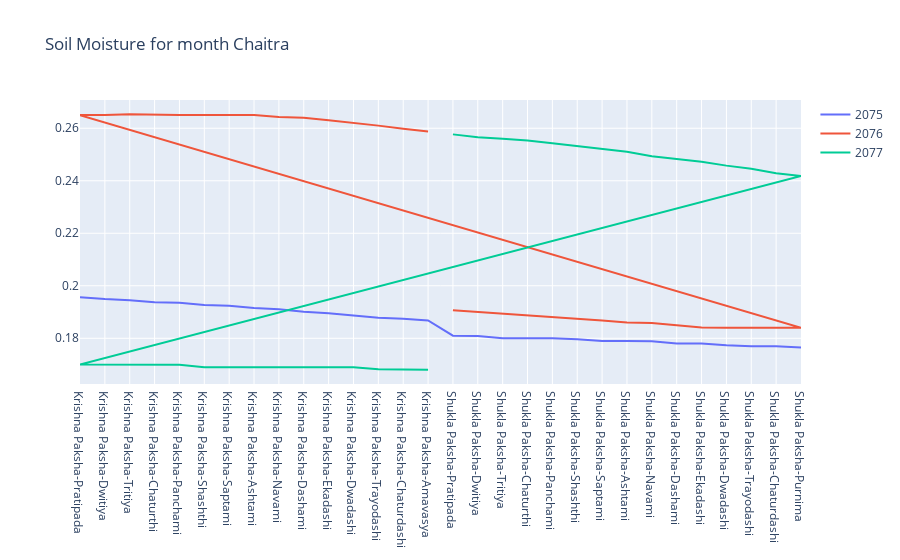
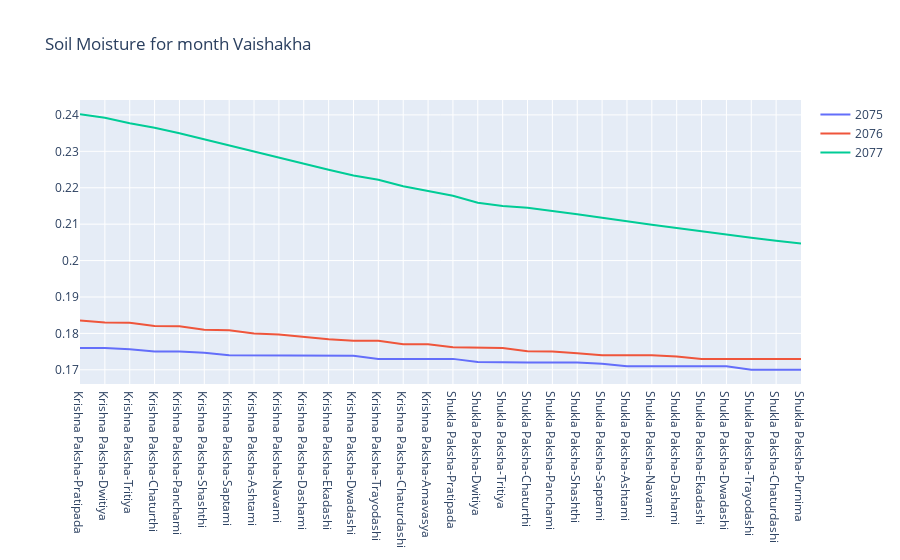
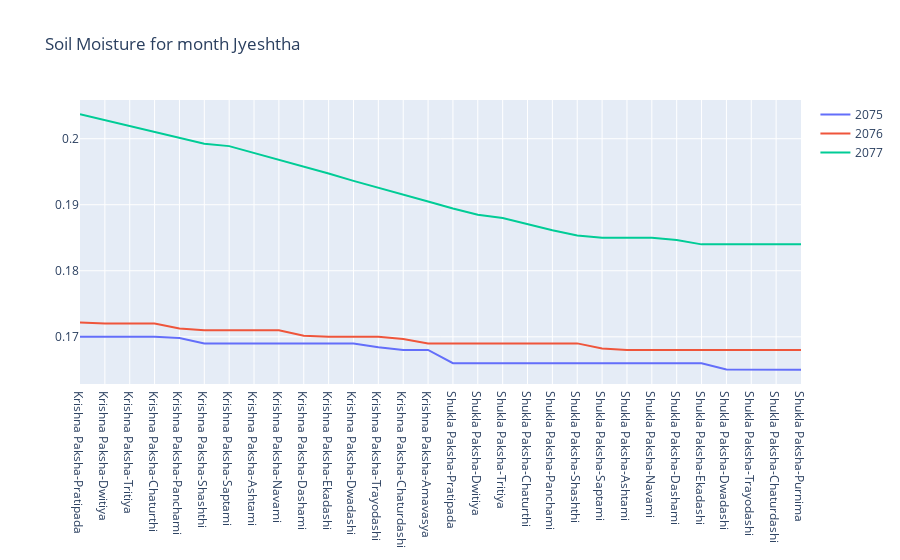
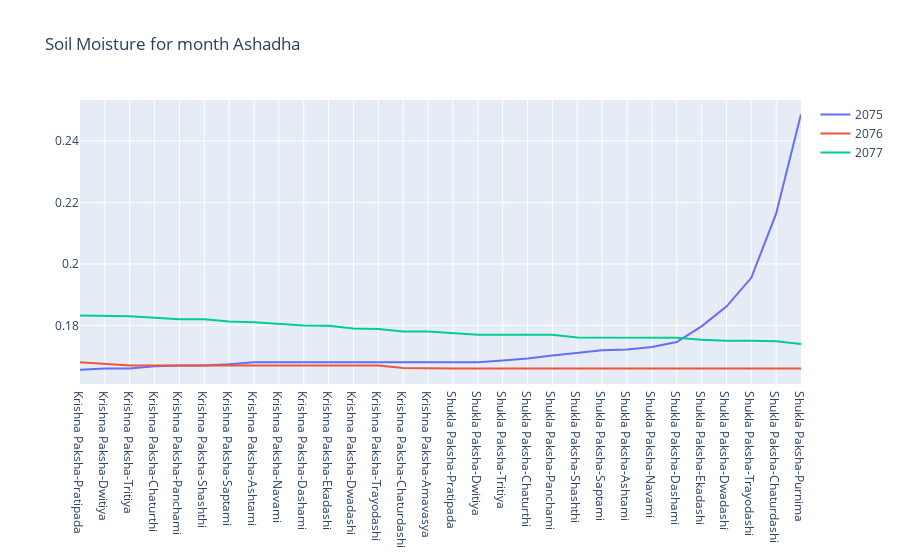

Here is the notebook cell these charts were saved with, in order:
### Code cell
# Yearly Temperature comparison for each month according to Hindu calendar
def get_month_name(month_num):
    hindu_month_names = [
    '', 'Chaitra', 'Vaishakha', 'Jyeshtha', 'Ashadha', 'Shravana', 'Bhadra', 
    'Ashwina', 'Kartika', 'Agrahayana', 'Pausa', 'Magha', 'Phalguna'
    ]   
    return hindu_month_names[month_num]

# years array
years = [2075, 2076, 2077]

# months array
months = range(1, 13)

# loop through each month and create a separate figure
for month in months:
    data = []
    layout = dict(title=f"Soil Moisture for month {get_month_name(month)}")
    std_dev_arr = []
    final_std_dev = []
    
    for year in years:
        # filter data for the given year and month
        filtered = combinedDF[(combinedDF['vikramSamvat'] == year) & (combinedDF['hinduMonthName'] == get_month_name(month))]
        filtered_grouped = filtered.groupby('paksha-tithi', sort=False).agg({'temperature': 'mean','relativeHumidityPercentage': 'mean', 'dewpoint': 'mean','windspeed': 'mean', 'soil_moisture': 'mean', 'hinduMonthName': 'first', 'vikramSamvat': 'first'})

        filtered_grouped = filtered_grouped.reset_index()
        # if(month == 5) :
        #     print(year, get_month_name(month))
        #     print(filtered_grouped)

        std_dev = np.std(filtered_grouped['soil_moisture'])
        # print(f"standard deviation for {month} {year} is {std_dev}")
        std_dev_arr.append(std_dev)

        # create a trace for the year
        trace = go.Scatter(
            x=filtered_grouped['paksha-tithi'],
            y=filtered_grouped['soil_moisture'],
            name=str(year)
        )
        
        data.append(trace)
    
    final_std_dev.append(np.average(std_dev_arr))
    fig = go.Figure(data=data, layout=layout)
    fig.show()

print(f'Average Monthly Standard Deviation in Hindu Calendar is {np.average(final_std_dev)}')

### Figure 1 — Plotly figure (JSON) as saved in the notebook; plotly's stock layout.template omitted (floating-point values rounded to 4 significant figures)
{"data": [{"name": "2075", "type": "scatter", "x": ["Krishna Paksha-Pratipada", "Krishna Paksha-Dwitiya", "Krishna Paksha-Tritiya", "Krishna Paksha-Chaturthi", "Krishna Paksha-Panchami", "Krishna Paksha-Shashthi", "Krishna Paksha-Saptami", "Krishna Paksha-Ashtami", "Krishna Paksha-Navami", "Krishna Paksha-Dashami", "Krishna Paksha-Ekadashi", "Krishna Paksha-Dwadashi", "Krishna Paksha-Trayodashi", "Krishna Paksha-Chaturdashi", "Krishna Paksha-Amavasya", "Shukla Paksha-Pratipada", "Shukla Paksha-Dwitiya", "Shukla Paksha-Tritiya", "Shukla Paksha-Chaturthi", "Shukla Paksha-Panchami", "Shukla Paksha-Shashthi", "Shukla Paksha-Saptami", "Shukla Paksha-Ashtami", "Shukla Paksha-Navami", "Shukla Paksha-Dashami", "Shukla Paksha-Ekadashi", "Shukla Paksha-Dwadashi", "Shukla Paksha-Trayodashi", "Shukla Paksha-Chaturdashi", "Shukla Paksha-Purnima"], "y": [0.1957, 0.195, 0.1945, 0.1938, 0.1935, 0.1926, 0.1924, 0.1916, 0.1911, 0.1901, 0.1896, 0.1886, 0.1878, 0.1874, 0.1868, 0.181, 0.1809, 0.18, 0.18, 0.18, 0.1796, 0.179, 0.179, 0.1789, 0.178, 0.178, 0.1773, 0.177, 0.177, 0.1765]}, {"name": "2076", "type": "scatter", "x": ["Shukla Paksha-Pratipada", "Shukla Paksha-Dwitiya", "Shukla Paksha-Tritiya", "Shukla Paksha-Chaturthi", "Shukla Paksha-Panchami", "Shukla Paksha-Shashthi", "Shukla Paksha-Saptami", "Shukla Paksha-Ashtami", "Shukla Paksha-Navami", "Shukla Paksha-Dashami", "Shukla Paksha-Ekadashi", "Shukla Paksha-Dwadashi", "Shukla Paksha-Trayodashi", "Shukla Paksha-Chaturdashi", "Shukla Paksha-Purnima", "Krishna Paksha-Pratipada", "Krishna Paksha-Dwitiya", "Krishna Paksha-Tritiya", "Krishna Paksha-Chaturthi", "Krishna Paksha-Panchami", "Krishna Paksha-Shashthi", "Krishna Paksha-Saptami", "Krishna Paksha-Ashtami", "Krishna Paksha-Navami", "Krishna Paksha-Dashami", "Krishna Paksha-Ekadashi", "Krishna Paksha-Dwadashi", "Krishna Paksha-Trayodashi", "Krishna Paksha-Chaturdashi", "Krishna Paksha-Amavasya"], "y": [0.1906, 0.19, 0.1895, 0.1888, 0.188, 0.1876, 0.1868, 0.186, 0.1858, 0.185, 0.1841, 0.184, 0.184, 0.184, 0.184, 0.265, 0.265, 0.2654, 0.2651, 0.265, 0.265, 0.265, 0.265, 0.2643, 0.264, 0.263, 0.2621, 0.261, 0.2598, 0.2587]}, {"name": "2077", "type": "scatter", "x": ["Shukla Paksha-Pratipada", "Shukla Paksha-Dwitiya", "Shukla Paksha-Tritiya", "Shukla Paksha-Chaturthi", "Shukla Paksha-Panchami", "Shukla Paksha-Shashthi", "Shukla Paksha-Saptami", "Shukla Paksha-Ashtami", "Shukla Paksha-Navami", "Shukla Paksha-Dashami", "Shukla Paksha-Ekadashi", "Shukla Paksha-Dwadashi", "Shukla Paksha-Trayodashi", "Shukla Paksha-Chaturdashi", "Shukla Paksha-Purnima", "Krishna Paksha-Pratipada", "Krishna Paksha-Dwitiya", "Krishna Paksha-Tritiya", "Krishna Paksha-Chaturthi", "Krishna Paksha-Panchami", "Krishna Paksha-Shashthi", "Krishna Paksha-Saptami", "Krishna Paksha-Ashtami", "Krishna Paksha-Navami", "Krishna Paksha-Dashami", "Krishna Paksha-Ekadashi", "Krishna Paksha-Dwadashi", "Krishna Paksha-Trayodashi", "Krishna Paksha-Chaturdashi", "Krishna Paksha-Amavasya"], "y": [0.2577, 0.2566, 0.256, 0.2553, 0.2543, 0.2532, 0.2521, 0.2511, 0.2493, 0.2483, 0.2473, 0.2458, 0.2445, 0.2429, 0.2418, 0.17, 0.17, 0.17, 0.17, 0.17, 0.169, 0.169, 0.169, 0.169, 0.169, 0.169, 0.169, 0.1682, 0.168, 0.168]}], "layout": {"title": {"text": "Soil Moisture for month Chaitra"}}}

### Figure 2 — Plotly figure (JSON) as saved in the notebook; plotly's stock layout.template omitted (floating-point values rounded to 4 significant figures)
{"data": [{"name": "2075", "type": "scatter", "x": ["Krishna Paksha-Pratipada", "Krishna Paksha-Dwitiya", "Krishna Paksha-Tritiya", "Krishna Paksha-Chaturthi", "Krishna Paksha-Panchami", "Krishna Paksha-Shashthi", "Krishna Paksha-Saptami", "Krishna Paksha-Ashtami", "Krishna Paksha-Navami", "Krishna Paksha-Dashami", "Krishna Paksha-Ekadashi", "Krishna Paksha-Dwadashi", "Krishna Paksha-Trayodashi", "Krishna Paksha-Chaturdashi", "Krishna Paksha-Amavasya", "Shukla Paksha-Pratipada", "Shukla Paksha-Dwitiya", "Shukla Paksha-Tritiya", "Shukla Paksha-Chaturthi", "Shukla Paksha-Panchami", "Shukla Paksha-Shashthi", "Shukla Paksha-Saptami", "Shukla Paksha-Ashtami", "Shukla Paksha-Navami", "Shukla Paksha-Dashami", "Shukla Paksha-Ekadashi", "Shukla Paksha-Dwadashi", "Shukla Paksha-Trayodashi", "Shukla Paksha-Chaturdashi", "Shukla Paksha-Purnima"], "y": [0.176, 0.176, 0.1757, 0.175, 0.175, 0.1747, 0.174, 0.174, 0.174, 0.174, 0.174, 0.1738, 0.173, 0.173, 0.173, 0.173, 0.1721, 0.172, 0.172, 0.172, 0.172, 0.1716, 0.171, 0.171, 0.171, 0.171, 0.171, 0.17, 0.17, 0.17]}, {"name": "2076", "type": "scatter", "x": ["Krishna Paksha-Pratipada", "Krishna Paksha-Dwitiya", "Krishna Paksha-Tritiya", "Krishna Paksha-Chaturthi", "Krishna Paksha-Panchami", "Krishna Paksha-Shashthi", "Krishna Paksha-Saptami", "Krishna Paksha-Ashtami", "Krishna Paksha-Navami", "Krishna Paksha-Dashami", "Krishna Paksha-Ekadashi", "Krishna Paksha-Dwadashi", "Krishna Paksha-Trayodashi", "Krishna Paksha-Chaturdashi", "Krishna Paksha-Amavasya", "Shukla Paksha-Pratipada", "Shukla Paksha-Dwitiya", "Shukla Paksha-Tritiya", "Shukla Paksha-Chaturthi", "Shukla Paksha-Panchami", "Shukla Paksha-Shashthi", "Shukla Paksha-Saptami", "Shukla Paksha-Ashtami", "Shukla Paksha-Navami", "Shukla Paksha-Dashami", "Shukla Paksha-Ekadashi", "Shukla Paksha-Dwadashi", "Shukla Paksha-Trayodashi", "Shukla Paksha-Chaturdashi", "Shukla Paksha-Purnima"], "y": [0.1835, 0.183, 0.1829, 0.182, 0.182, 0.181, 0.1809, 0.18, 0.1797, 0.179, 0.1784, 0.178, 0.178, 0.177, 0.177, 0.1762, 0.176, 0.176, 0.1751, 0.175, 0.1745, 0.174, 0.174, 0.174, 0.1737, 0.173, 0.173, 0.173, 0.173, 0.173]}, {"name": "2077", "type": "scatter", "x": ["Krishna Paksha-Pratipada", "Krishna Paksha-Dwitiya", "Krishna Paksha-Tritiya", "Krishna Paksha-Chaturthi", "Krishna Paksha-Panchami", "Krishna Paksha-Shashthi", "Krishna Paksha-Saptami", "Krishna Paksha-Ashtami", "Krishna Paksha-Navami", "Krishna Paksha-Dashami", "Krishna Paksha-Ekadashi", "Krishna Paksha-Dwadashi", "Krishna Paksha-Trayodashi", "Krishna Paksha-Chaturdashi", "Krishna Paksha-Amavasya", "Shukla Paksha-Pratipada", "Shukla Paksha-Dwitiya", "Shukla Paksha-Tritiya", "Shukla Paksha-Chaturthi", "Shukla Paksha-Panchami", "Shukla Paksha-Shashthi", "Shukla Paksha-Saptami", "Shukla Paksha-Ashtami", "Shukla Paksha-Navami", "Shukla Paksha-Dashami", "Shukla Paksha-Ekadashi", "Shukla Paksha-Dwadashi", "Shukla Paksha-Trayodashi", "Shukla Paksha-Chaturdashi", "Shukla Paksha-Purnima"], "y": [0.2402, 0.2392, 0.2377, 0.2365, 0.235, 0.2333, 0.2316, 0.2301, 0.2282, 0.2265, 0.2249, 0.2234, 0.2222, 0.2204, 0.219, 0.2178, 0.2159, 0.215, 0.2145, 0.2137, 0.2127, 0.2117, 0.2107, 0.2098, 0.209, 0.208, 0.2072, 0.2063, 0.2054, 0.2047]}], "layout": {"title": {"text": "Soil Moisture for month Vaishakha"}}}

### Figure 3 — Plotly figure (JSON) as saved in the notebook; plotly's stock layout.template omitted (floating-point values rounded to 4 significant figures)
{"data": [{"name": "2075", "type": "scatter", "x": ["Krishna Paksha-Pratipada", "Krishna Paksha-Dwitiya", "Krishna Paksha-Tritiya", "Krishna Paksha-Chaturthi", "Krishna Paksha-Panchami", "Krishna Paksha-Shashthi", "Krishna Paksha-Saptami", "Krishna Paksha-Ashtami", "Krishna Paksha-Navami", "Krishna Paksha-Dashami", "Krishna Paksha-Ekadashi", "Krishna Paksha-Dwadashi", "Krishna Paksha-Trayodashi", "Krishna Paksha-Chaturdashi", "Krishna Paksha-Amavasya", "Shukla Paksha-Pratipada", "Shukla Paksha-Dwitiya", "Shukla Paksha-Tritiya", "Shukla Paksha-Chaturthi", "Shukla Paksha-Panchami", "Shukla Paksha-Shashthi", "Shukla Paksha-Saptami", "Shukla Paksha-Ashtami", "Shukla Paksha-Navami", "Shukla Paksha-Dashami", "Shukla Paksha-Ekadashi", "Shukla Paksha-Dwadashi", "Shukla Paksha-Trayodashi", "Shukla Paksha-Chaturdashi", "Shukla Paksha-Purnima"], "y": [0.17, 0.17, 0.17, 0.17, 0.1698, 0.169, 0.169, 0.169, 0.169, 0.169, 0.169, 0.169, 0.1684, 0.168, 0.168, 0.166, 0.166, 0.166, 0.166, 0.166, 0.166, 0.166, 0.166, 0.166, 0.166, 0.166, 0.165, 0.165, 0.165, 0.165]}, {"name": "2076", "type": "scatter", "x": ["Krishna Paksha-Pratipada", "Krishna Paksha-Dwitiya", "Krishna Paksha-Tritiya", "Krishna Paksha-Chaturthi", "Krishna Paksha-Panchami", "Krishna Paksha-Shashthi", "Krishna Paksha-Saptami", "Krishna Paksha-Ashtami", "Krishna Paksha-Navami", "Krishna Paksha-Dashami", "Krishna Paksha-Ekadashi", "Krishna Paksha-Dwadashi", "Krishna Paksha-Trayodashi", "Krishna Paksha-Chaturdashi", "Krishna Paksha-Amavasya", "Shukla Paksha-Pratipada", "Shukla Paksha-Dwitiya", "Shukla Paksha-Tritiya", "Shukla Paksha-Chaturthi", "Shukla Paksha-Panchami", "Shukla Paksha-Shashthi", "Shukla Paksha-Saptami", "Shukla Paksha-Ashtami", "Shukla Paksha-Navami", "Shukla Paksha-Dashami", "Shukla Paksha-Ekadashi", "Shukla Paksha-Dwadashi", "Shukla Paksha-Trayodashi", "Shukla Paksha-Chaturdashi", "Shukla Paksha-Purnima"], "y": [0.1722, 0.172, 0.172, 0.172, 0.1713, 0.171, 0.171, 0.171, 0.171, 0.1702, 0.17, 0.17, 0.17, 0.1697, 0.169, 0.169, 0.169, 0.169, 0.169, 0.169, 0.169, 0.1682, 0.168, 0.168, 0.168, 0.168, 0.168, 0.168, 0.168, 0.168]}, {"name": "2077", "type": "scatter", "x": ["Krishna Paksha-Pratipada", "Krishna Paksha-Dwitiya", "Krishna Paksha-Tritiya", "Krishna Paksha-Chaturthi", "Krishna Paksha-Panchami", "Krishna Paksha-Shashthi", "Krishna Paksha-Saptami", "Krishna Paksha-Ashtami", "Krishna Paksha-Navami", "Krishna Paksha-Dashami", "Krishna Paksha-Ekadashi", "Krishna Paksha-Dwadashi", "Krishna Paksha-Trayodashi", "Krishna Paksha-Chaturdashi", "Krishna Paksha-Amavasya", "Shukla Paksha-Pratipada", "Shukla Paksha-Dwitiya", "Shukla Paksha-Tritiya", "Shukla Paksha-Chaturthi", "Shukla Paksha-Panchami", "Shukla Paksha-Shashthi", "Shukla Paksha-Saptami", "Shukla Paksha-Ashtami", "Shukla Paksha-Navami", "Shukla Paksha-Dashami", "Shukla Paksha-Ekadashi", "Shukla Paksha-Dwadashi", "Shukla Paksha-Trayodashi", "Shukla Paksha-Chaturdashi", "Shukla Paksha-Purnima"], "y": [0.2037, 0.2028, 0.2019, 0.201, 0.2001, 0.1993, 0.1989, 0.1978, 0.1968, 0.1958, 0.1947, 0.1936, 0.1926, 0.1916, 0.1905, 0.1894, 0.1885, 0.188, 0.1871, 0.1861, 0.1853, 0.185, 0.185, 0.185, 0.1847, 0.184, 0.184, 0.184, 0.184, 0.184]}], "layout": {"title": {"text": "Soil Moisture for month Jyeshtha"}}}

### Figure 4 — Plotly figure (JSON) as saved in the notebook; plotly's stock layout.template omitted (floating-point values rounded to 4 significant figures)
{"data": [{"name": "2075", "type": "scatter", "x": ["Krishna Paksha-Pratipada", "Krishna Paksha-Dwitiya", "Krishna Paksha-Tritiya", "Krishna Paksha-Chaturthi", "Krishna Paksha-Panchami", "Krishna Paksha-Shashthi", "Krishna Paksha-Saptami", "Krishna Paksha-Ashtami", "Krishna Paksha-Navami", "Krishna Paksha-Dashami", "Krishna Paksha-Ekadashi", "Krishna Paksha-Dwadashi", "Krishna Paksha-Trayodashi", "Krishna Paksha-Chaturdashi", "Krishna Paksha-Amavasya", "Shukla Paksha-Pratipada", "Shukla Paksha-Dwitiya", "Shukla Paksha-Tritiya", "Shukla Paksha-Chaturthi", "Shukla Paksha-Panchami", "Shukla Paksha-Shashthi", "Shukla Paksha-Saptami", "Shukla Paksha-Ashtami", "Shukla Paksha-Navami", "Shukla Paksha-Dashami", "Shukla Paksha-Ekadashi", "Shukla Paksha-Dwadashi", "Shukla Paksha-Trayodashi", "Shukla Paksha-Chaturdashi", "Shukla Paksha-Purnima"], "y": [0.1656, 0.166, 0.166, 0.1667, 0.167, 0.167, 0.1674, 0.168, 0.168, 0.168, 0.168, 0.168, 0.168, 0.168, 0.168, 0.168, 0.168, 0.1686, 0.1693, 0.1702, 0.171, 0.1719, 0.1722, 0.173, 0.1746, 0.1797, 0.1861, 0.1955, 0.2163, 0.2487]}, {"name": "2076", "type": "scatter", "x": ["Krishna Paksha-Pratipada", "Krishna Paksha-Dwitiya", "Krishna Paksha-Tritiya", "Krishna Paksha-Chaturthi", "Krishna Paksha-Panchami", "Krishna Paksha-Shashthi", "Krishna Paksha-Saptami", "Krishna Paksha-Ashtami", "Krishna Paksha-Navami", "Krishna Paksha-Dashami", "Krishna Paksha-Ekadashi", "Krishna Paksha-Dwadashi", "Krishna Paksha-Trayodashi", "Krishna Paksha-Chaturdashi", "Krishna Paksha-Amavasya", "Shukla Paksha-Pratipada", "Shukla Paksha-Dwitiya", "Shukla Paksha-Tritiya", "Shukla Paksha-Chaturthi", "Shukla Paksha-Panchami", "Shukla Paksha-Shashthi", "Shukla Paksha-Saptami", "Shukla Paksha-Ashtami", "Shukla Paksha-Navami", "Shukla Paksha-Dashami", "Shukla Paksha-Ekadashi", "Shukla Paksha-Dwadashi", "Shukla Paksha-Trayodashi", "Shukla Paksha-Chaturdashi", "Shukla Paksha-Purnima"], "y": [0.168, 0.1675, 0.167, 0.167, 0.167, 0.167, 0.167, 0.167, 0.167, 0.167, 0.167, 0.167, 0.167, 0.1662, 0.166, 0.166, 0.166, 0.166, 0.166, 0.166, 0.166, 0.166, 0.166, 0.166, 0.166, 0.166, 0.166, 0.166, 0.166, 0.166]}, {"name": "2077", "type": "scatter", "x": ["Krishna Paksha-Pratipada", "Krishna Paksha-Dwitiya", "Krishna Paksha-Tritiya", "Krishna Paksha-Chaturthi", "Krishna Paksha-Panchami", "Krishna Paksha-Shashthi", "Krishna Paksha-Saptami", "Krishna Paksha-Ashtami", "Krishna Paksha-Navami", "Krishna Paksha-Dashami", "Krishna Paksha-Ekadashi", "Krishna Paksha-Dwadashi", "Krishna Paksha-Trayodashi", "Krishna Paksha-Chaturdashi", "Krishna Paksha-Amavasya", "Shukla Paksha-Pratipada", "Shukla Paksha-Dwitiya", "Shukla Paksha-Tritiya", "Shukla Paksha-Chaturthi", "Shukla Paksha-Panchami", "Shukla Paksha-Shashthi", "Shukla Paksha-Saptami", "Shukla Paksha-Ashtami", "Shukla Paksha-Navami", "Shukla Paksha-Dashami", "Shukla Paksha-Ekadashi", "Shukla Paksha-Dwadashi", "Shukla Paksha-Trayodashi", "Shukla Paksha-Chaturdashi", "Shukla Paksha-Purnima"], "y": [0.1832, 0.183, 0.183, 0.1825, 0.182, 0.182, 0.1813, 0.181, 0.1805, 0.18, 0.1799, 0.179, 0.1788, 0.178, 0.178, 0.1776, 0.177, 0.177, 0.177, 0.177, 0.176, 0.176, 0.176, 0.176, 0.176, 0.1753, 0.175, 0.175, 0.1749, 0.174]}], "layout": {"title": {"text": "Soil Moisture for month Ashadha"}}}
